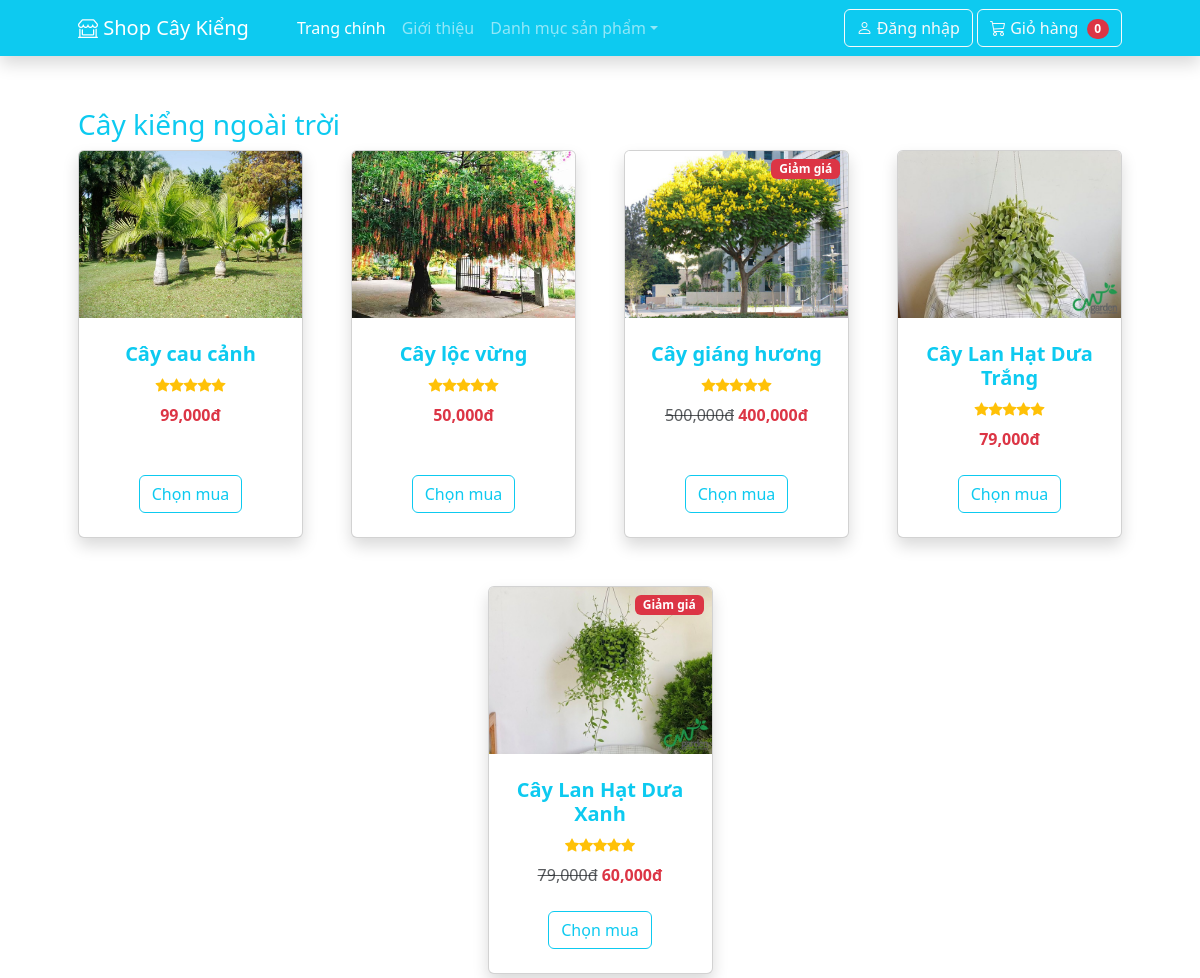
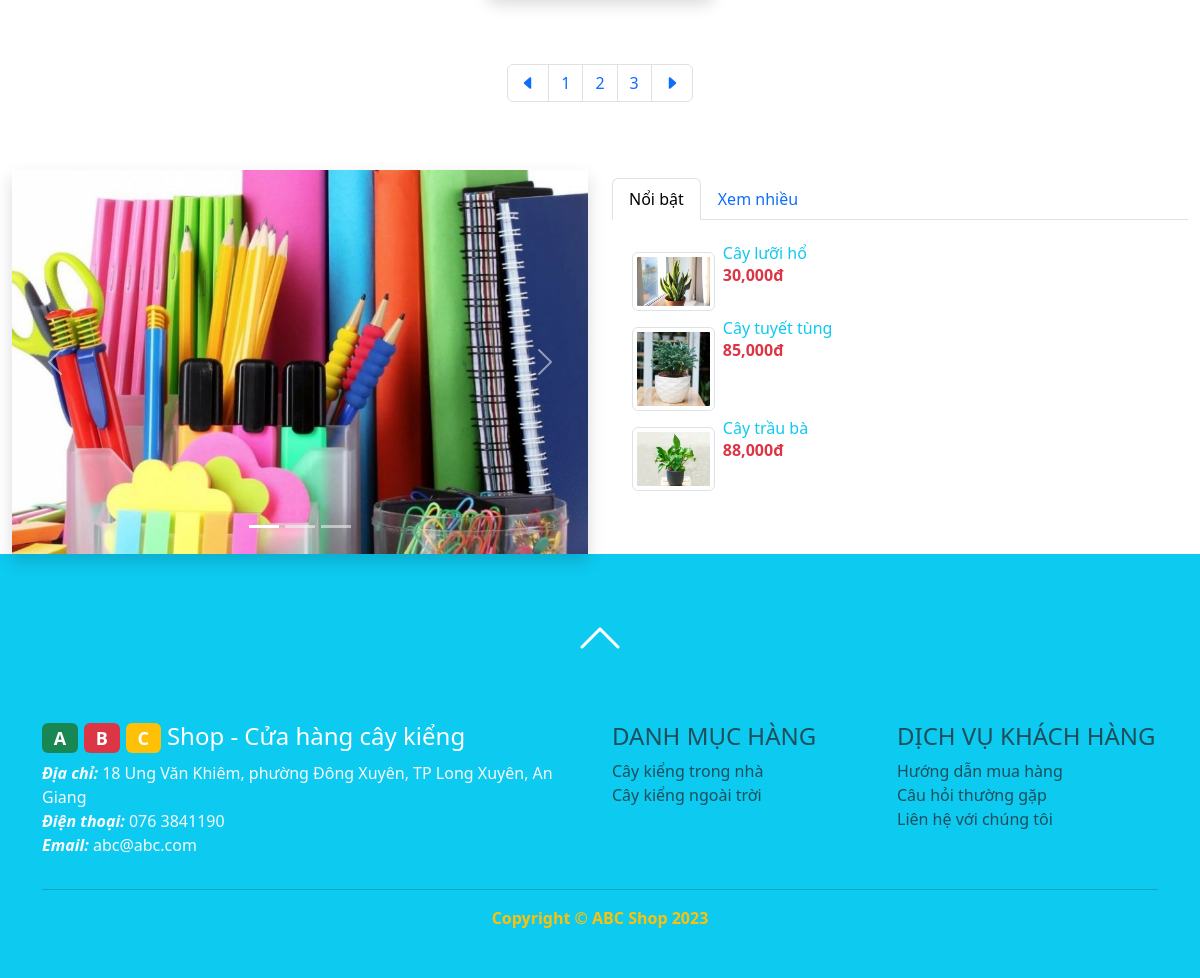
The app's page /?action=group&id=2 with its own data (2 pictures, top to bottom).
### tables this page shows
CREATE TABLE `phanloai` (
  `id` int(11) NOT NULL,
  `tenpl` text NOT NULL
);

CREATE TABLE `sanpham` (
  `id` int(11) NOT NULL,
  `tensp` text NOT NULL,
  `phanloaisp` int(11) NOT NULL,
  `mota` text NOT NULL,
  `giagoc` float NOT NULL,
  `giaban` float NOT NULL,
  `soluongton` int(11) NOT NULL,
  `hinhanh` text NOT NULL,
  `luotxem` int(11) NOT NULL,
  `luotmua` int(11) NOT NULL
);

### model/phanloai.php (called while the page is built, shortened)
<?php
class PHANLOAI{
    public function layphanloai(){
        $dbcon = DATABASE::connect();
        try{
            $sql = "SELECT * FROM phanloai";
            $cmd = $dbcon->prepare($sql);
            $cmd->execute();
            $result = $cmd->fetchAll();
            return $result;
        }
        catch(PDOException $e){
            $error_message = $e->getMessage();
            echo "<p>Lỗi truy vấn: $error_message</p>";
            exit();
        }
    }
    public function layphanloaitheoid($id){
        $dbcon = DATABASE::connect();
        try{
            $sql = "SELECT * FROM phanloai WHERE id=:id";
            $cmd = $dbcon->prepare($sql);
            $cmd->bindValue(":id", $id);
            $cmd->execute();
            $result = $cmd->fetch();
            return $result;
        }
        catch(PDOException $e){
            $error_message = $e->getMessage();
            echo "<p>Lỗi truy vấn: $error_message</p>";
            exit();
        }
    }
}
?>

### model/sanpham.php (called while the page is built, shortened)
<?php
class SANPHAM
{
    public function laysanphamtheophanloai($phanloaisp)
    {
        $dbcon = DATABASE::connect();
        try {
            $sql = "SELECT * FROM sanpham WHERE phanloaisp=:madm";
            $cmd = $dbcon->prepare($sql);
            $cmd->bindValue(":madm", $phanloaisp);
            $cmd->execute();
            $result = $cmd->fetchAll();
            return $result;
        } catch (PDOException $e) {
            $error_message = $e->getMessage();
            echo "<p>Lỗi truy vấn: $error_message</p>";
            exit();
        }
    }
    public function laysanphamxemnhieu()
    {
        $dbcon = DATABASE::connect();
        try {
            $sql = "SELECT * FROM sanpham ORDER BY luotxem DESC LIMIT 3";
            $cmd = $dbcon->prepare($sql);
            $cmd->execute();
            $result = $cmd->fetchAll();
            return $result;
        } catch (PDOException $e) {
            $error_message = $e->getMessage();
            echo "<p>Lỗi truy vấn: $error_message</p>";
            exit();
        }
    }
}

### public/group.php (the view)
<?php include("inc/top.php"); ?>
<h3 class="text-info"><?php echo $tenpl; ?></h3>
<div class="row gx-4 gx-lg-5 row-cols-2 row-cols-md-3 row-cols-xl-4 justify-content-center">
<?php
if($sanpham != null){
    foreach($sanpham as $s):
?>
    <div class="col mb-5">
        <div class="card h-100 shadow">
            <?php if ($s["giaban"] != $s["giagoc"]){ ?>
            <div class="badge bg-danger text-white position-absolute" style="top: 0.5rem; right: 0.5rem">Giảm giá</div>
            <?php }  ?>
            <a href="index.php?action=detail&id=<?php echo $s["id"]; ?>">
                <img class="card-img-top" src="../<?php echo $s["hinhanh"]; ?>" alt="<?php echo $s["tensp"]; ?>" />
            </a>
            <div class="card-body p-4">
                <div class="text-center">
                    <a class="text-decoration-none" href="index.php?action=detail&id=<?php echo $s["id"]; ?>"><h5 class="fw-bolder text-info"><?php echo $s["tensp"]; ?></h5></a>
                    <div class="d-flex justify-content-center small text-warning mb-2">
                        <div class="bi-star-fill"></div>
                        <div class="bi-star-fill"></div>
                        <div class="bi-star-fill"></div>
                        <div class="bi-star-fill"></div>
                        <div class="bi-star-fill"></div>
                    </div>
                    <?php if ($s["giaban"] != $s["giagoc"]){ ?>
                    <span class="text-muted text-decoration-line-through"><?php echo number_format($s["giagoc"]); ?>đ</span><?php }  ?>
                    <span class="text-danger fw-bolder"><?php echo number_format($s["giaban"]); ?>đ</span>
                </div>
            </div>
            <div class="card-footer p-4 pt-0 border-top-0 bg-transparent">
                <div class="text-center"><a class="btn btn-outline-info mt-auto" href="#">Chọn mua</a></div>
            </div>
        </div>
    </div>
<?php
    endforeach;
    }
    else{
        echo "<p>Danh mục này hiện chưa có mặt hàng. Vui lòng xem danh mục khác...</p>";
    }
?>
</div>
<ul class="pagination justify-content-center" style="margin:20px 0">
    <li class="page-item"><a class="page-link" href="#"><i class="bi bi-caret-left-fill"></i></a></li>
    <li class="page-item"><a class="page-link" href="#">1</a></li>
    <li class="page-item"><a class="page-link" href="#">2</a></li>
    <li class="page-item"><a class="page-link" href="#">3</a></li>
    <li class="page-item"><a class="page-link" href="#"><i class="bi bi-caret-right-fill"></i></a></li>
</ul>
<?php include("inc/bottom.php"); ?>

### public/inc/bottom.php (shortened to what this page needs)
            </div>
        </section>
        <section>
            <div class="container-fluid">
                <div class="row">
                    <div class="col-md-6">
                        <?php include("inc/carousel.php"); ?>
                    </div>
                    <div class="col-md-6 pt-2">
                      <ul class="nav nav-tabs" role="tablist">
                        <li class="nav-item">
                          <a class="nav-link active" data-bs-toggle="tab" href="#menu1">Nổi bật</a>
                        </li>
                        <li class="nav-item">
                          <a class="nav-link" data-bs-toggle="tab" href="#menu2">Xem nhiều</a>
                        </li>
                      </ul>
                      <div class="tab-content">
                        <div id="menu1" class="container tab-pane active"><br>
                          <?php include("inc/topview.php"); ?>
                        </div>
                      </div>
                    </div>
                </div>
            </div>
        </section>
        <footer class="py-5 bg-info">
            <div class="text-center mb-5"><a class="text-warning" href="#top"><i class="bi bi-chevron-up"  style="font-size: 3rem; font-weight: bold; color:white;"></i></a></div>
            <div class="container">
                <div class="row">
                    <div class="col-md-6 text-light">
                        <a href="index.php" class="text-decoration-none text-white">
                        <h4><span class="badge text-white bg-success">A</span>
                            <span class="badge text-white bg-danger">B</span>
                            <span class="badge text-white bg-warning">C</span> Shop - Cửa hàng cây kiểng</h4></a>
                        <p><b><i>Địa chỉ:</i></b> 18 Ung Văn Khiêm, phường Đông Xuyên, TP Long Xuyên, An Giang<br>
                            <b><i>Điện thoại:</i></b> 076 3841190<br>
                            <b><i>Email:</i></b> abc@abc.com</p>
                    </div>
                    <div class="col-md-3 text-muted">
                        <h4>DANH MỤC HÀNG</h4>
                        <?php foreach ($phanloai as $l): ?>
                            <a class="list-group-item" href="?action=group&id=<?php echo $l["id"]; ?>">
							<?php echo $l["tenpl"]; ?>
							</a>
                        <?php endforeach; ?>
                    </div>
                    <div class="col-md-3 text-muted">
                        <h4>DỊCH VỤ KHÁCH HÀNG</h4>
                        <a href="#" class="list-group-item">Hướng dẫn mua hàng</a>
                        <a href="#" class="list-group-item">Câu hỏi thường gặp</a>
                        <a href="#" class="list-group-item">Liên hệ với chúng tôi</a>
                    </div>
                </div>
                <hr>
                <p class="m-0 text-center text-warning fw-bolder">Copyright &copy; ABC Shop 2023</p></div>
        </footer>
    </body>
</html>

### public/inc/topview.php
<div class="d-flex flex-column">
<?php foreach($sanphamxemnhieu as $x): ?>
	<div style="max-height:100px"><a class="text-decoration-none" href="index.php?action=detail&id=<?php echo $x["id"]; ?>">
		<img style="max-width:15%" class="img-thumbnail float-start m-2"
			src="../<?php echo $x["hinhanh"]; ?>"
			alt="<?php echo $x["tensp"]; ?>">
		<h6 class="card-title text-info"><?php echo $x["tensp"]; ?></h6>
		<p class="card-text text-danger fw-bold"><?php echo number_format($x["giaban"]); ?>đ</p>	</a>
	</div>
<?php endforeach; ?>
</div>

### records on screen
phanloai: tenpl "Cây kiểng ngoài trời"
sanpham: hinhanh (picture), tensp "Cây cau cảnh", giaban "99,000"
sanpham: hinhanh (picture), tensp "Cây lộc vừng", giaban "50,000"
sanpham: shows "Giảm giá", hinhanh (picture), tensp "Cây giáng hương", giagoc "500,000", giaban "400,000"
sanpham: hinhanh (picture), tensp "Cây Lan Hạt Dưa Trắng", giaban "79,000"
sanpham: shows "Giảm giá", hinhanh (picture), tensp "Cây Lan Hạt Dưa Xanh", giagoc "79,000", giaban "60,000"
sanpham: hinhanh (picture), tensp "Cây lưỡi hổ", giaban "30,000"
sanpham: hinhanh (picture), tensp "Cây tuyết tùng", giaban "85,000"
sanpham: hinhanh (picture), tensp "Cây trầu bà", giaban "88,000"
phanloai: tenpl "Cây kiểng trong nhà"
